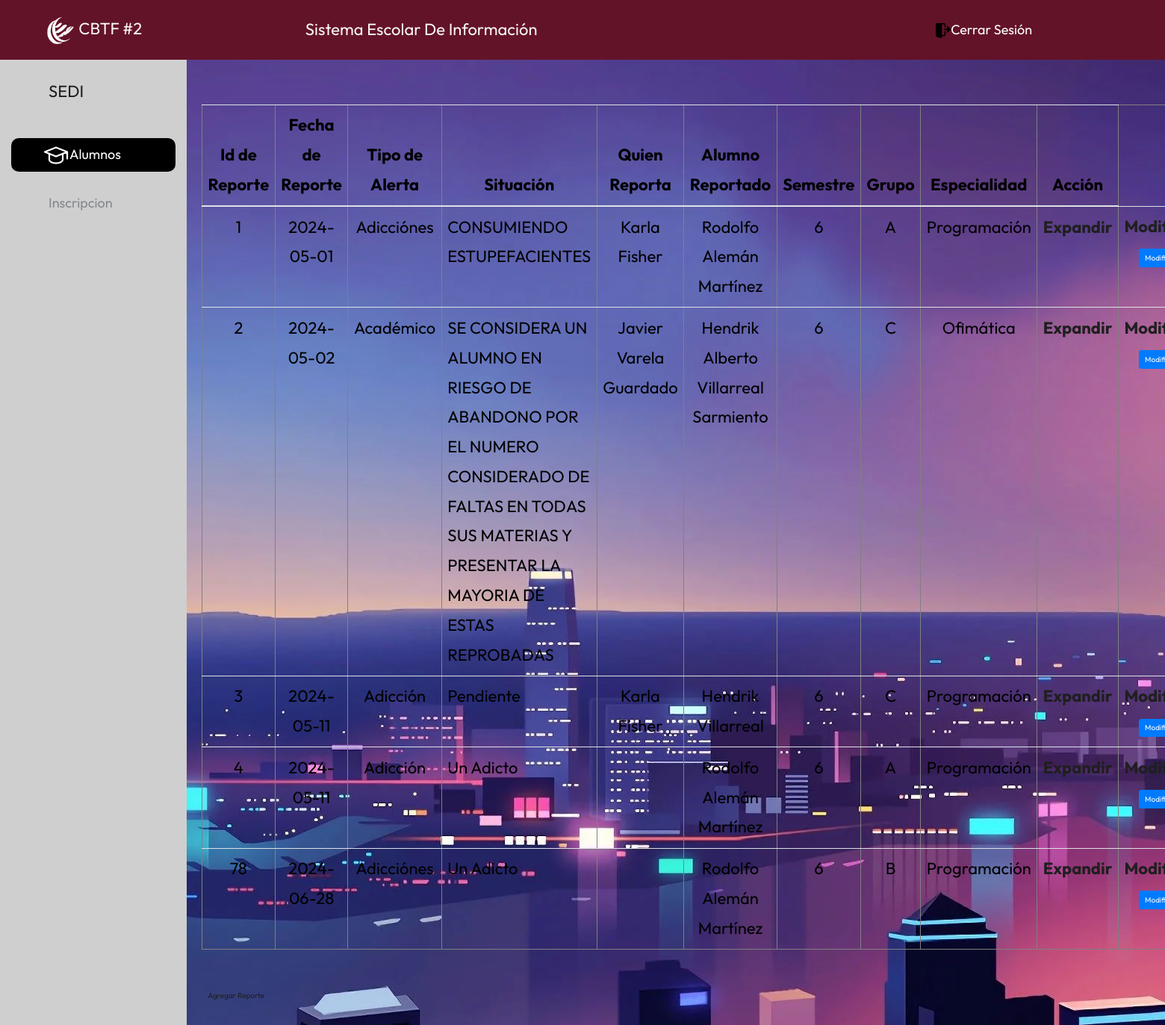
The app's page /Alertas/alerta.php with its own data.
### tables this page shows
CREATE TABLE IF NOT EXISTS `alertas` (
  `id_alerta` int NOT NULL,
  `fecha_alerta` date NOT NULL,
  `tipo_alerta` varchar(25) NOT NULL,
  `situacion` varchar(150) NOT NULL,
  `observaciones` varchar(150) NOT NULL,
  `persona_reporta` varchar(100) DEFAULT NULL,
  `alumno` varchar(100) NOT NULL,
  `condicionamiento` tinyint(1) DEFAULT NULL,
  `semestre` int NOT NULL,
  `grupo` varchar(2) NOT NULL,
  `especialidad` varchar(20) NOT NULL,
  `telefono_alumno` varchar(15) DEFAULT NULL,
  `nombre_tutor` varchar(100) DEFAULT NULL,
  `parentesco_tutor` varchar(20) DEFAULT NULL,
  `telefono_tutor` varchar(15) DEFAULT NULL,
  `cita` varchar(100) DEFAULT NULL,
  `asistencia_padre_tutor` tinyint(1) DEFAULT NULL,
  `canalizacion` varchar(50) DEFAULT NULL,
  `quien_atiende` varchar(100) DEFAULT NULL,
  `tratamiento` varchar(100) DEFAULT NULL,
  `sancion` varchar(100) DEFAULT NULL,
  `fecha_cumplimiento` date DEFAULT NULL,
  `evidencias` varchar(150) DEFAULT NULL,
  `quien_atiende_suspencion_hss` varchar(100) DEFAULT NULL,
  `seguimiento` varchar(400) DEFAULT NULL,
  `id_alumno` bigint NOT NULL,
  `id_especialidad` int NOT NULL,
  PRIMARY KEY (`id_alerta`),
  KEY `id_alumno` (`id_alumno`),
  KEY `id_especialidad` (`id_especialidad`)
);

### Alertas/alerta.php (the view, shortened to what this page needs)
<?php require_once "../vistas/encabezado.php"?>
<?php
    $objeto = new Conexion();
    $conexion = $objeto->Conectar();
 ?>
<!DOCTYPE html>
<html>
    <form method="POST">
    <head>
    </head>
    <body>
        <br>
            <table class="table" border="1">
                <thead>
                    <tr>
                        <th>Id de Reporte</th>
                        <th>Fecha de Reporte</th>
			            <th>Tipo de Alerta</th>
			            <th>Situación</th>
			            <th>Quien Reporta</th>
			            <th>Alumno Reportado</th>
                        <th>Semestre</th>
                        <th>Grupo</th>
                        <th>Especialidad</th>
                        <th>Acción</th>
                    </tr>
                </thead>
                <?php
                    $sql="SELECT * from alertas";
                    $query = $conexion->prepare($sql);
                    $query->execute();
                    $result = $query->fetchAll();
                    foreach ($result as $mostrar){
                ?>
                    <tr>
                        <td style="text-align: center"><?php echo $mostrar['id_alerta'] ?></td>
                        <td style="text-align: center"><?php echo $mostrar['fecha_alerta'] ?></td>
			            <td style="text-align: center"><?php echo $mostrar['tipo_alerta'] ?></td>
			            <td><?php echo $mostrar['situacion'] ?></td>
			            <td style="text-align: center"><?php echo $mostrar['persona_reporta'] ?></td>
			            <td style="text-align: center"><?php echo $mostrar['alumno'] ?></td>
			            <td style="text-align: center"><?php echo $mostrar['semestre'] ?></td>
			            <td style="text-align: center"><?php echo $mostrar['grupo'] ?></td>
			            <td style="text-align: center"><?php echo $mostrar['especialidad'] ?></td>
                        <th style="text-align: center"><a id="modal" onclick="mostrarDetalles('<?php echo $mostrar['id_alerta'] ?>')" data-toggle="modal">Expandir</a></th>
                        <th style="text-align: center"><a id="modaleditar" onclick="editarDetalles('<?php echo $mostrar['id_alerta'] ?>')" data-toggle="modal">Modificar</a>
                        <button type="button" class="btn btn-primary" data-toggle="modal" data-target="#alertaeditar<?php echo $mostrar['id_alerta']; ?>">
                                Modificar
                        </button>
                    </tr>
                <?php
	}
	 ?>
            </table>
        <div class="container">
        <div class="row">
            <div class="col-lg-12">
            <a id="btnInsertarAlerta" type="submit" class="btn" href="agregar_alerta.php">Agregar Reporte</a>
            </div>
        </div>
    </div>
    </body>
</form>
</html>
<?php require_once "../vistas/pie_pagina.php"?>

### css/style.css (style rules this page uses)
* { box-sizing: border-box !important; transition: ease all 0.5s; }
html { scroll-behavior: smooth; }
body { font-size: 14px; font-family: poppins; line-height: 1.80857; font-weight: normal; overflow-x: hidden; background-image: url('localhost\\sedi_cbtf\\img\\fondo.jpg'); }
a { color: #1f1f1f; text-decoration: none !important; outline: none !important; -webkit-transition: all .3s ease-in-out; -moz-transition: all .3s ease-in-out; -ms-transition: all .3s ease-in-out; -o-transition: all .3s ease-in-out; transition: all .3s ease-in-out; }
*, *::after, *::before { -webkit-box-sizing: border-box; -moz-box-sizing: border-box; box-sizing: border-box; }
a, .btn { text-decoration: none !important; outline: none !important; -webkit-transition: all .3s ease-in-out; -moz-transition: all .3s ease-in-out; -ms-transition: all .3s ease-in-out; -o-transition: all .3s ease-in-out; transition: all .3s ease-in-out; }
button { border: 0; margin: 0; padding: 0; cursor: pointer; }

### styles/style_index2.css (style rules this page uses)
html { font-size: 62.5%; }
body { margin-top: 8rem; font-size: 2.2rem; font-family: 'Open Sans', sans; }
:root { --color-barra-lateral:rgb(207, 207, 207); --color-texto:rgb(0,0,0); --color-texto-menu:#868890; --color-menu-hover:rgb(238,238,238); --color-menu-hover-texto:rgb(0,0,0); --color-boton:rgb(0,0,0); --color-boton-texto:rgb(255,255,255); --color-linea:rgb(180,180,180); --color-switch-base :rgb(201,202,206); --color-switch-circulo:rgb(241,241,241); --color-scroll:rgb(192,192,192); --color-scroll-hover:rgb(134,134,134); }
* { margin: 0; padding: 0; box-sizing: border-box; font-family: 'Outfit', sans-serif; }
body { height: 100vh; width: 100%; background-color: rgb(248, 248, 248); }
table { border-collapse: collapse }
.table td, .table th { padding: .75rem; vertical-align: top; border-top: 1px solid #dee2e6 }
.table thead th { vertical-align: bottom; border-bottom: 2px solid #dee2e6 }
.btn { display: inline-block; font-weight: 400; text-align: center; white-space: nowrap; vertical-align: middle; -webkit-user-select: none; -moz-user-select: none; -ms-user-select: none; user-select: none; border: 1px solid transparent; padding: .375rem .75rem; font-size: 1rem; line-height: 1.5; border-radius: .25rem; transition: color .15s ease-in-out, background-color .15s ease-in-out, border-color .15s ease-in-out, box-shadow .15s ease-in-out }
.btn:not(:disabled):not(.disabled) { cursor: pointer }
.btn-primary { color: #fff; background-color: #007bff; border-color: #007bff }

### records on screen
alertas: id_alerta "1", fecha_alerta "2024-05-01", tipo_alerta "Adicciónes", situacion "CONSUMIENDO ESTUPEFACIENTES", persona_reporta "Karla Fisher", alumno "Rodolfo Alemán Martínez", semestre "6", grupo "A", especialidad "Programación"
alertas: id_alerta "2", fecha_alerta "2024-05-02", tipo_alerta "Académico", situacion "SE CONSIDERA UN ALUMNO EN RIESGO DE ABANDONO POR EL NUMERO CONSIDERADO DE FALTAS EN TODAS SUS MATERIAS Y PRESENTAR LA MAYORIA DE ESTAS REPROBADAS", persona_reporta "Javier Varela Guardado", alumno "Hendrik Alberto Villarreal Sarmiento", semestre "6", grupo "C", especialidad "Ofimática"
alertas: id_alerta "3", fecha_alerta "2024-05-11", tipo_alerta "Adicción", situacion "Pendiente", persona_reporta "Karla Fisher", alumno "Hendrik Villarreal", semestre "6", grupo "C", especialidad "Programación"
alertas: id_alerta "4", fecha_alerta "2024-05-11", tipo_alerta "Adicción", situacion "Un Adicto", alumno "Rodolfo Alemán Martínez", semestre "6", grupo "A", especialidad "Programación"
alertas: id_alerta "78", fecha_alerta "2024-06-28", tipo_alerta "Adicciónes", situacion "Un Adicto", alumno "Rodolfo Alemán Martínez", semestre "6", grupo "B", especialidad "Programación"
